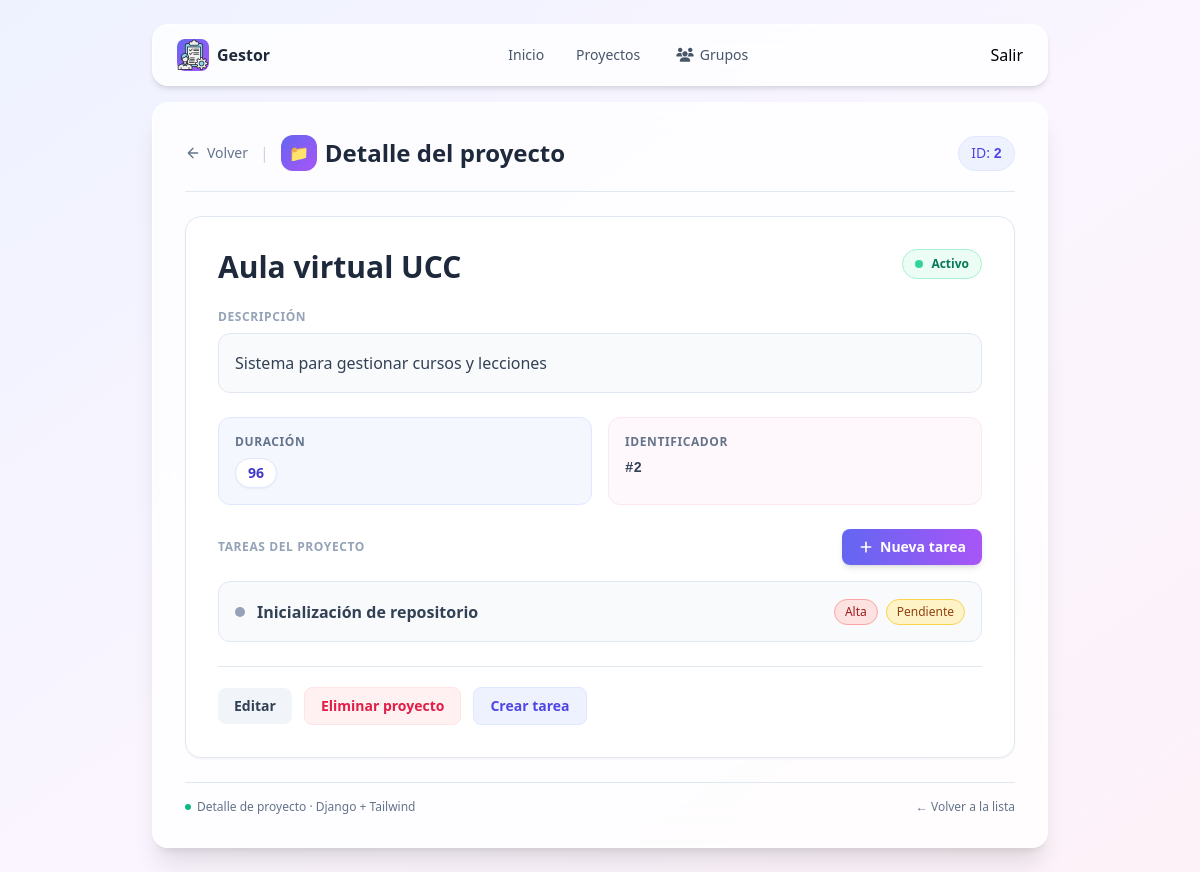
Page /proyectos/2/ (signed in) on the committed database.
### gestor/models.py (models this page shows)
class Proyecto(models.Model):
  nombre = models.CharField(max_length=100)
  descripcion = models.TextField()
  duracion = models.IntegerField()
  imagen = models.ImageField(upload_to='proyectos/', default='proyectos/logo.png')

class Tarea(models.Model):
  PRIORIDAD_CHOICES = [
    ('BAJA', 'Baja'),
    ('MEDIA', 'Media'),
    ('ALTA', 'Alta'),
  ]
  ESTADO_CHOICES = [
    ('PENDIENTE', 'Pendiente'),
    ('EN_PROGRESO', 'En progreso'),
    ('COMPLETADA', 'Completada'),
  ]
  proyecto = models.ForeignKey(
    Proyecto,
    on_delete=models.CASCADE,
    related_name="tareas"
  )
  titulo = models.CharField(max_length=100)
  descripcion = models.TextField()
  prioridad = models.CharField(
    max_length=5,
    choices=PRIORIDAD_CHOICES,
    default='MEDIA'
  )
  estado = models.CharField(
    max_length=11,
    choices=ESTADO_CHOICES,
    default='PENDIENTE'
  )

### gestor/views.py (the view)
# urls.py: path('proyectos/<int:proyecto_id>/', views.proyecto_detalle, name='proyecto_detalle'),
@permission_required('gestor.view_proyecto', raise_exception=True)
def proyecto_detalle(request, proyecto_id):
  proyecto = Proyecto.objects.get(id=proyecto_id)
  return render(request, 'detalle_proyecto.html', {'proyecto': proyecto})

### gestor/templates/detalle_proyecto.html (shortened to what this page needs)
{% extends 'layouts/base.html' %}
{% block content %}
        <div class="flex flex-wrap items-center justify-between gap-4 mb-6 pb-5 border-b border-slate-200">
            <div class="flex items-center gap-3 flex-wrap">
                <a href="{% url 'proyectos' %}"
                   class="inline-flex items-center gap-1.5 text-sm font-medium text-slate-500 hover:text-indigo-600 transition">
                    <svg class="w-4 h-4" fill="none" stroke="currentColor" stroke-width="2" viewBox="0 0 24 24" stroke-linecap="round" stroke-linejoin="round">
                        <path d="M19 12H5M12 19l-7-7 7-7"/>
                    </svg>
                    Volver
                </a>
                <span class="text-slate-300">|</span>
                <h1 class="text-xl md:text-2xl font-bold text-slate-800 flex items-center gap-2">
                    <span class="inline-flex items-center justify-center w-9 h-9 rounded-xl bg-gradient-to-br from-indigo-500 to-purple-500 text-white text-base">
                        📁
                    </span>
                    Detalle del proyecto
                </h1>
            </div>
            <span class="text-sm bg-indigo-50 text-indigo-600 border border-indigo-100 px-3 py-1.5 rounded-full font-medium">
                ID: <span class="font-mono font-bold">{{ proyecto.id }}</span>
            </span>
        </div>
        <div class="bg-white border border-slate-200 rounded-2xl p-6 md:p-8 shadow-sm">
            <div class="flex flex-wrap items-start justify-between gap-3 mb-6">
                <h2 class="text-2xl md:text-3xl font-bold text-slate-800 break-words">
                    {{ proyecto.nombre }}
                </h2>
                <span class="inline-flex items-center gap-2 text-xs font-semibold text-emerald-700 bg-emerald-50 px-3 py-1.5 rounded-full border border-emerald-200">
                    <span class="w-2 h-2 rounded-full bg-emerald-400"></span>
                    Activo
                </span>
            </div>
            <div class="mb-6">
                <h3 class="text-xs font-bold text-slate-400 uppercase tracking-wider mb-2">
                    Descripción
                </h3>
                <div class="bg-slate-50 rounded-xl p-4 border border-slate-200">
                    <p class="text-slate-700 leading-relaxed">
                        {{ proyecto.descripcion|default:"<span class='text-slate-400 italic'>Sin descripción proporcionada</span>" }}
                    </p>
                </div>
            </div>
            <div class="grid grid-cols-1 sm:grid-cols-2 gap-4 mb-6">
                <div class="bg-indigo-50/60 rounded-xl p-4 border border-indigo-100">
                    <h3 class="text-xs font-bold text-slate-500 uppercase tracking-wider mb-2">
                        Duración
                    </h3>
                    <span class="inline-block bg-white px-3 py-1 rounded-full text-indigo-700 border border-indigo-100 text-sm font-semibold shadow-sm">
                        {{ proyecto.duracion|default:"No especificada" }}
                    </span>
                </div>
                <div class="bg-pink-50/60 rounded-xl p-4 border border-pink-100">
                    <h3 class="text-xs font-bold text-slate-500 uppercase tracking-wider mb-2">
                        Identificador
                    </h3>
                    <p class="text-slate-700 font-mono text-sm font-semibold">#{{ proyecto.id }}</p>
                </div>
            </div>
            <div class="mb-6">
                <div class="flex items-center justify-between gap-4 mb-4 flex-wrap">
                    <h3 class="text-xs font-bold text-slate-400 uppercase tracking-wider">
                        Tareas del proyecto
                    </h3>
                    <a href="{% url 'crear_tarea' proyecto.id %}"
                       class="inline-flex items-center gap-1.5 px-4 py-2 text-sm font-semibold text-white bg-gradient-to-r from-indigo-500 to-purple-500 hover:from-indigo-600 hover:to-purple-600 rounded-lg shadow-md transition">
                        <svg class="w-4 h-4" fill="none" stroke="currentColor" stroke-width="2.5" viewBox="0 0 24 24" stroke-linecap="round" stroke-linejoin="round">
                            <path d="M12 5v14M5 12h14"/>
                        </svg>
                        <span class="hidden sm:inline">Nueva tarea</span>
                    </a>
                </div>
                {% if proyecto.tareas.all %}
                    <div class="space-y-2">
                        {% for tarea in proyecto.tareas.all %}
                            <div class="flex flex-col sm:flex-row items-start sm:items-center gap-3 p-4 bg-slate-50 border border-slate-200 hover:border-purple-300 rounded-xl transition">
                                <div class="flex items-center gap-3 flex-1 min-w-0 w-full sm:w-auto">
                                    <span class="w-2.5 h-2.5 rounded-full flex-shrink-0
                                        {% if tarea.estado == 'COMPLETADA' %}bg-emerald-400
                                        {% elif tarea.estado == 'EN_PROGRESO' %}bg-amber-400
                                        {% else %}bg-slate-400{% endif %}">
                                    </span>
                                    <span class="font-semibold text-slate-700 truncate">{{ tarea.titulo }}</span>
                                </div>
                                <div class="flex flex-wrap items-center gap-2 w-full sm:w-auto">
                                    <span class="text-xs px-2.5 py-1 rounded-full font-medium border
                                        {% if tarea.prioridad == 'ALTA' %}bg-red-100 text-red-800 border-red-300
                                        {% elif tarea.prioridad == 'MEDIA' %}bg-amber-100 text-amber-800 border-amber-300
                                        {% else %}bg-emerald-100 text-emerald-800 border-emerald-300{% endif %}">
                                        {{ tarea.get_prioridad_display }}
                                    </span>
                                    <form action="{% url 'avanzar_estado_tarea' tarea.id %}" method="post">
                                        <button type="submit" class="text-xs px-2.5 py-1 rounded-full font-medium border
                                            {% if tarea.estado == 'COMPLETADA' %}bg-emerald-100 text-emerald-800 border-emerald-300
                                            {% elif tarea.estado == 'EN_PROGRESO' %}bg-blue-100 text-blue-800 border-blue-300
                                            {% else %}bg-amber-100 text-amber-800 border-amber-300{% endif %}"
                                            onclick="return confirm('¿Seguro de pasar al siguiente estado?')">
                                            {{ tarea.get_estado_display }}
                                        </button>
                                    </form>
                                </div>
                            </div>
                        {% endfor %}
                    </div>
                {% endif %}
            </div>
            <div class="flex flex-wrap items-center gap-3 pt-5 border-t border-slate-200 mt-4">
                <a href="{% url 'editar_proyecto' proyecto.id %}"
                   class="inline-flex items-center gap-2 px-4 py-2 text-sm font-semibold text-slate-700 bg-slate-100 hover:bg-slate-200 rounded-lg transition">
                    Editar
                </a>
                <a href="{% url 'eliminar_proyecto' proyecto.id %}"
                   onclick="return confirm('¿Está seguro de eliminar el proyecto?')"
                   class="inline-flex items-center gap-2 px-4 py-2 text-sm font-semibold text-rose-600 bg-rose-50 hover:bg-rose-100 border border-rose-100 rounded-lg transition">
                    Eliminar proyecto
                </a>
                <a href="{% url 'crear_tarea' proyecto.id %}"
                   class="inline-flex items-center gap-2 px-4 py-2 text-sm font-semibold text-indigo-600 bg-indigo-50 hover:bg-indigo-100 border border-indigo-100 rounded-lg transition">
                    Crear tarea
                </a>
            </div>
        </div>
        <div class="mt-6 pt-4 border-t border-slate-200 text-xs text-slate-500 flex flex-wrap justify-between items-center gap-2">
            <span class="inline-flex items-center gap-1.5">
                <span class="w-1.5 h-1.5 rounded-full bg-emerald-500"></span>
                Detalle de proyecto · Django + Tailwind
            </span>
            <a href="{% url 'proyectos' %}" class="hover:text-indigo-600 font-medium transition">
                ← Volver a la lista
            </a>
        </div>
{% endblock %}

### rows in the picture
Proyecto: id "2", nombre "Aula virtual UCC", descripcion "Sistema para gestionar cursos y lecciones", duracion "96"
Tarea: titulo "Inicialización de repositorio", prioridad "Alta", estado "Pendiente"
